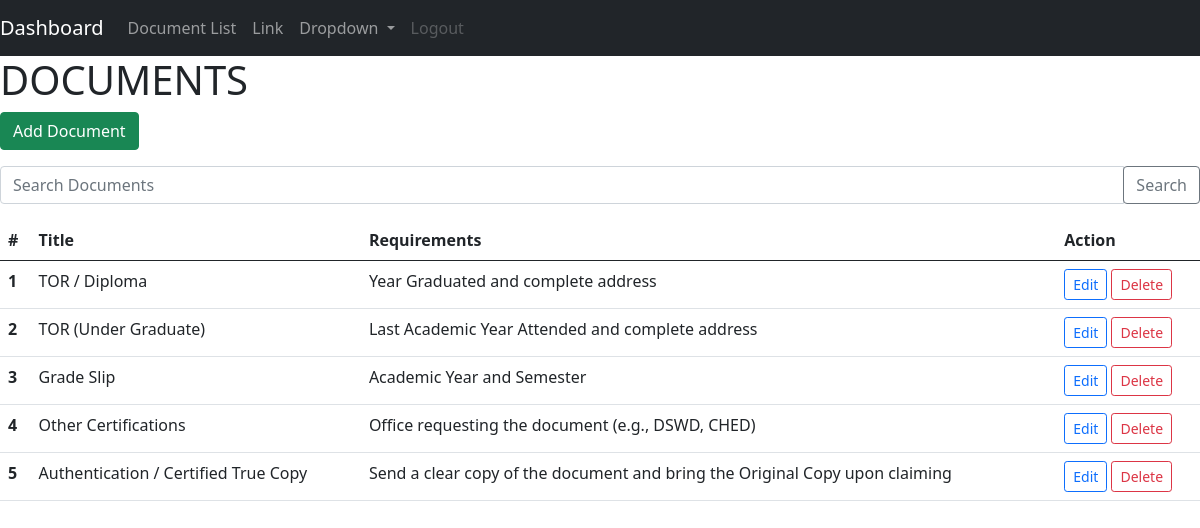
/old/documents.php, run on an earlier commit of the app's database.
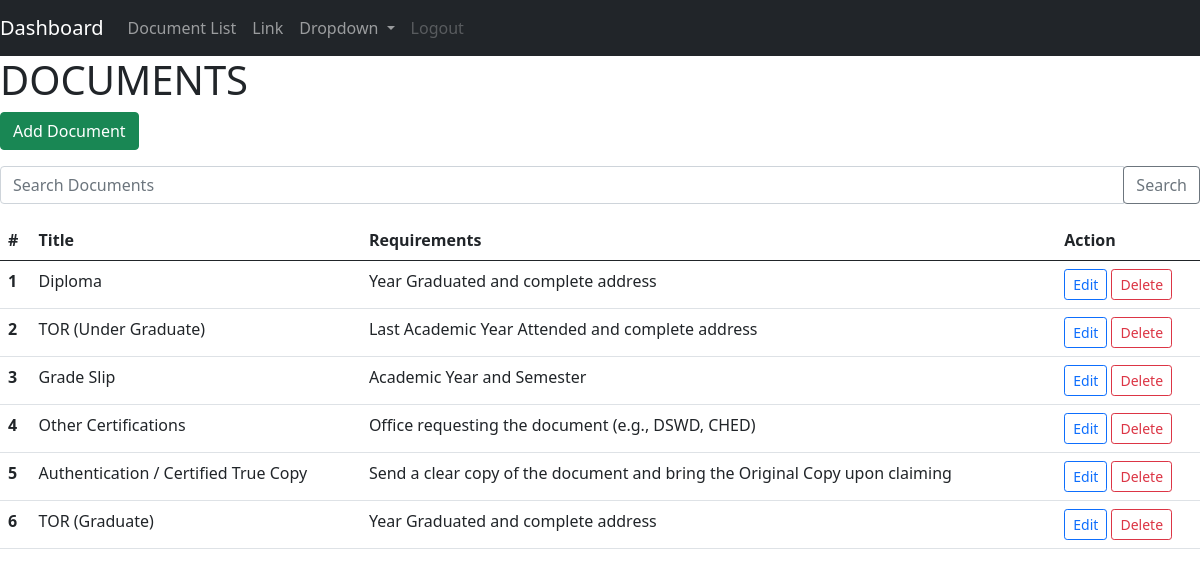
And on a later commit of the database.
### tables this page shows
CREATE TABLE `documents` (
  `document_id` int(10) NOT NULL,
  `document_name` varchar(50) NOT NULL,
  `requirements` longtext NOT NULL
);

### old/documents.php (the view, shortened to what this page needs)
<?php
$pdo = new PDO('mysql:host=localhost;port=3306;dbname=qcu_ords', 'root', '');
$pdo->setAttribute(PDO::ATTR_ERRMODE, PDO::ERRMODE_EXCEPTION);
$search = $_GET['search'] ?? '';
if($search) {
  $statement = $pdo->prepare('SELECT * FROM documents WHERE document_name LIKE :title ORDER BY document_id ASC');
  $statement->bindValue(':title', "%$search%");
} else {
  $statement = $pdo->prepare('SELECT * FROM documents ORDER BY document_id ASC');
}
$statement->execute();
$documents = $statement->fetchAll(PDO::FETCH_ASSOC);
?>
<!doctype html>
<html lang="en">
  <head>
    <link rel="stylesheet" href="https://cdn.jsdelivr.net/npm/bootstrap@5.0.2/dist/css/bootstrap.min.css">
  </head>
  <body>
  <nav class="navbar navbar-expand-lg navbar navbar-dark bg-dark">
  <a class="navbar-brand" href="dashboard.php">Dashboard</a>
  <div class="collapse navbar-collapse" id="navbarSupportedContent">
    <ul class="navbar-nav mr-auto">
      <li class="nav-item active">
        <a class="nav-link" href="documents.php">Document List</a>
      </li>
      <li class="nav-item">
        <a class="nav-link" href="#">Link</a>
      </li>
      <li class="nav-item dropdown">
        <a class="nav-link dropdown-toggle" href="#" id="navbarDropdown" role="button" data-toggle="dropdown" aria-haspopup="true" aria-expanded="false">
          Dropdown
        </a>
      </li>
      <li class="nav-item">
        <a class="nav-link disabled" href="#">Logout</a>
      </li>
    </ul>
  </div>
</nav>
  <h1>DOCUMENTS</h1>
<p>
  <a href="create.php" class="btn btn-success">Add Document </a>
</p>
<form>
  <div class="input-group mb-3">
    <input type="text" class="form-control" placeholder="Search Documents" name="search" value="<?php echo $search?>">
    <div class="input-group-append">
      <button class="btn btn-outline-secondary" type="submit">Search</button>
    </div>
</div>
</form>
  <table class="table">
  <thead class="thead-dark">
    <tr>
      <th scope="col">#</th>
      <th scope="col">Title</th>
      <th scope="col">Requirements</th>
      <th scope="col">Action</th>
    </tr>
  </thead>
  <tbody>
    <?php foreach ($documents as $i => $document): ?>
      <tr>
        <th scope="row"><?php echo $i + 1 ?></th>
        <td><?php echo $document['document_name']?></td>
        <td><?php echo $document['requirements']?></td>
        <td>
        <a href="update.php?document_id=<?php echo $document['document_id'] ?>"  class="btn btn-sm btn-outline-primary">Edit</a>
        <form style="display: inline-block" method="post"  action="delete.php">
          <button type="submit" class="btn btn-sm btn-outline-danger">Delete</button>
        </form>
        </td>
      </tr>
    <?php endforeach ?>
  </tbody>
</table>
  </body>
</html>

What changed in the data, as far as the page shows it:
changed documents: document_name "TOR / Diploma" → "Diploma"
added documents: document_name "TOR (Graduate)", requirements "Year Graduated and complete address"
